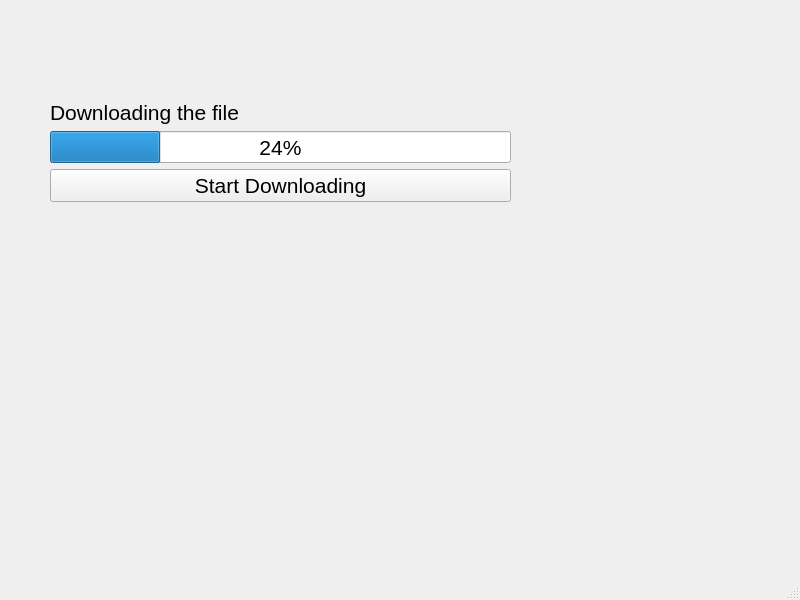
<?xml version="1.0" encoding="UTF-8"?>
<ui version="4.0">
 <class>MainWindow</class>
 <widget class="QMainWindow" name="MainWindow">
  <property name="geometry">
   <rect>
    <x>0</x>
    <y>0</y>
    <width>800</width>
    <height>600</height>
   </rect>
  </property>
  <property name="windowTitle">
   <string>MainWindow</string>
  </property>
  <widget class="QWidget" name="centralwidget">
   <widget class="QWidget" name="">
    <property name="geometry">
     <rect>
      <x>50</x>
      <y>100</y>
      <width>461</width>
      <height>102</height>
     </rect>
    </property>
    <layout class="QVBoxLayout" name="verticalLayout">
     <item>
      <widget class="QLabel" name="label">
       <property name="font">
        <font>
         <family>Arial</family>
         <pointsize>16</pointsize>
        </font>
       </property>
       <property name="text">
        <string>Downloading the file</string>
       </property>
      </widget>
     </item>
     <item>
      <widget class="QProgressBar" name="progressBar">
       <property name="font">
        <font>
         <family>Arial</family>
         <pointsize>16</pointsize>
        </font>
       </property>
       <property name="value">
        <number>24</number>
       </property>
      </widget>
     </item>
     <item>
      <widget class="QPushButton" name="pushButton">
       <property name="font">
        <font>
         <family>Arial</family>
         <pointsize>16</pointsize>
        </font>
       </property>
       <property name="text">
        <string>Start Downloading</string>
       </property>
      </widget>
     </item>
    </layout>
   </widget>
  </widget>
  <widget class="QMenuBar" name="menubar">
   <property name="geometry">
    <rect>
     <x>0</x>
     <y>0</y>
     <width>800</width>
     <height>23</height>
    </rect>
   </property>
  </widget>
  <widget class="QStatusBar" name="statusbar"/>
 </widget>
 <resources/>
 <connections/>
</ui>
